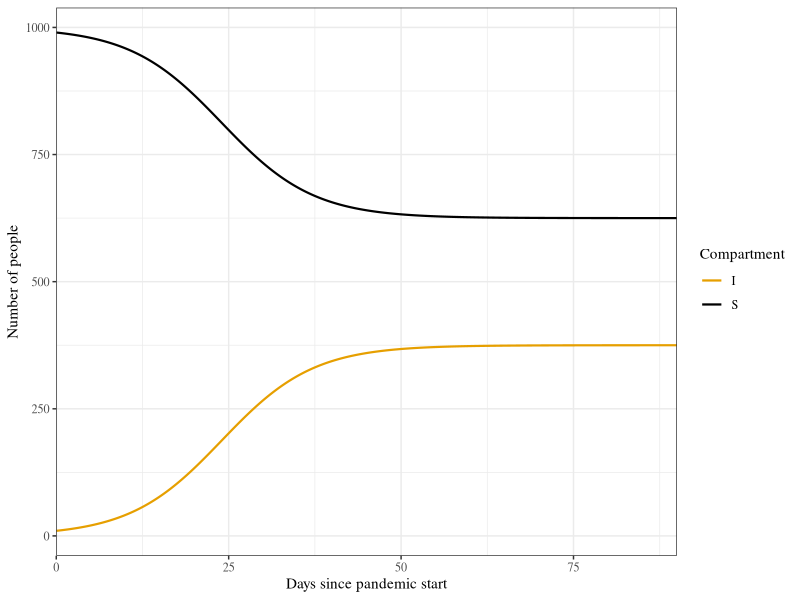
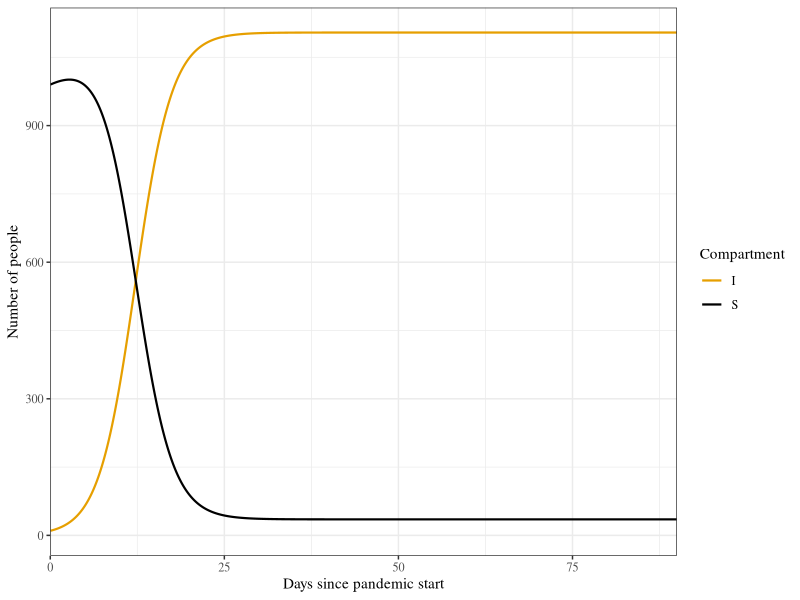
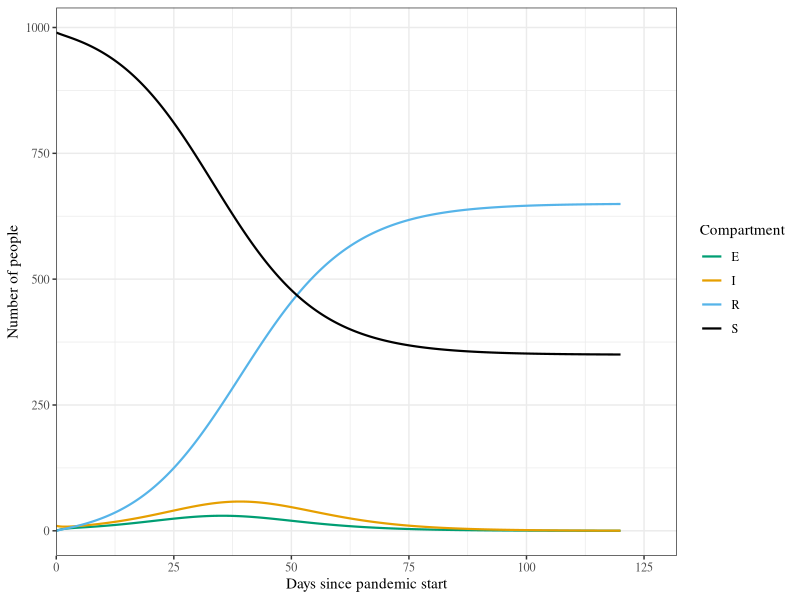
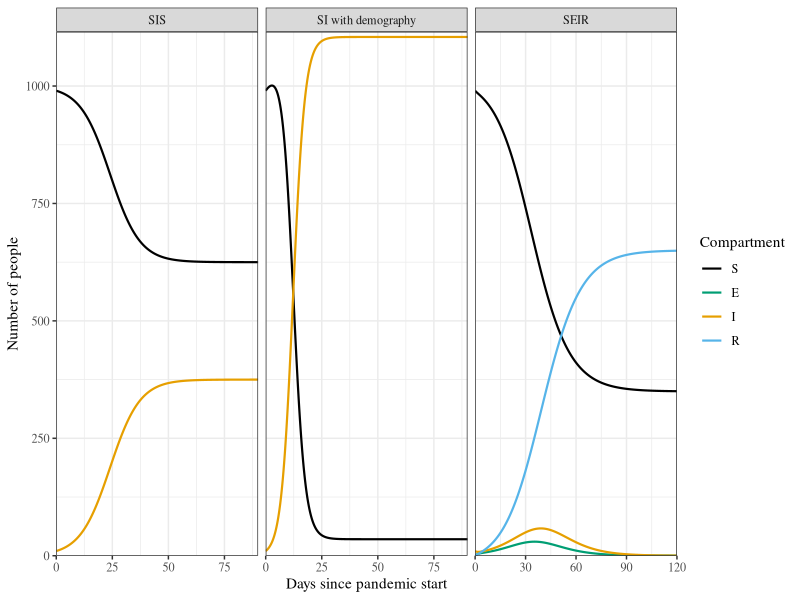
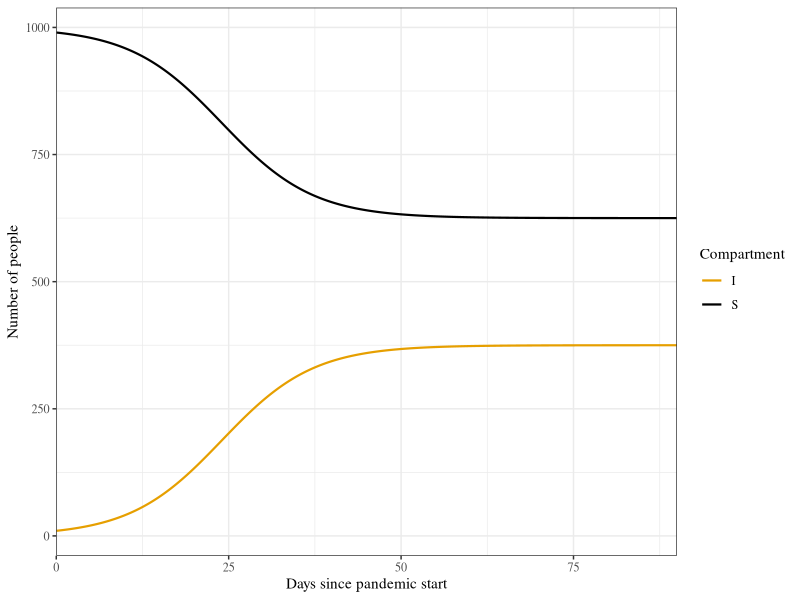
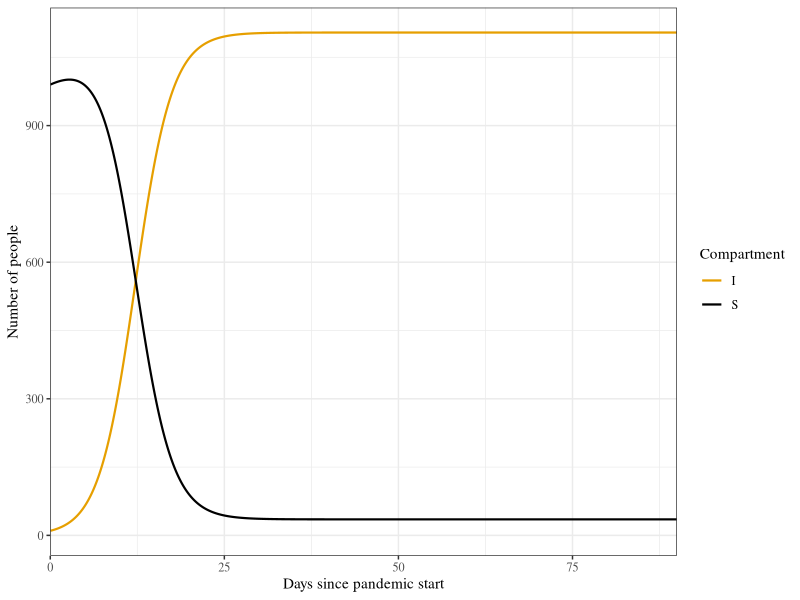
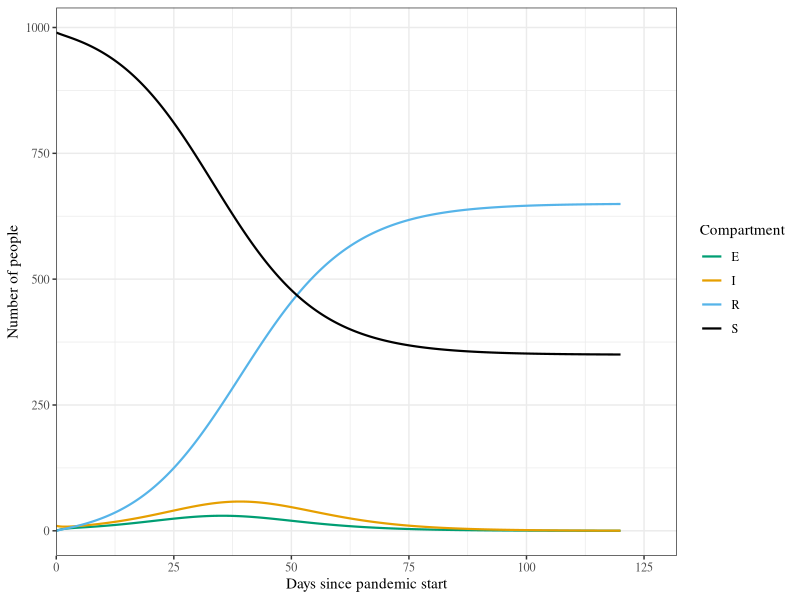
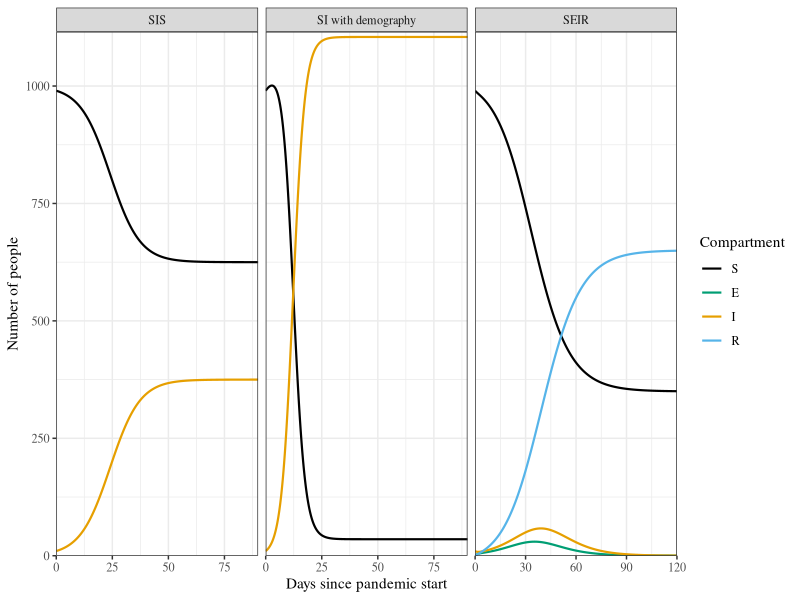

Recreate these plots in R, in order.
library(deSolve)
library(here)
library(tidyverse)

cust_pal <- palette.colors(4)
names(cust_pal) <- c("S", "I", "R", "E")

# Task 1 ----
set.seed(4503)
beta <- 0.4
gamma <- 1 / 4
gamma_SI_demog <- 1 / 90
omega <- 1 / 2
mu <- 0.012 # gamma_SI_demog - gamma_SI_demog^2/beta + 0.2; mu
# Aus birth rate 0.00004, rabbits 0.03
nu <- (beta * (mu - gamma_SI_demog) + gamma_SI_demog^2) / 
  (beta - gamma_SI_demog)
pop_size <- 1000 # population of Whitehorse 25000
init_inf <- 10

parameters_SIS <- c(beta = beta, gamma = gamma)
parameters_SI_demog <- c(beta = beta, gamma = gamma_SI_demog, mu = mu, nu = nu)
parameters_SEIR <- c(beta = beta, gamma = gamma, omega = omega)

state_SIS <- c(S = pop_size - init_inf, I = init_inf)
state_SI_demog <- c(S = pop_size - init_inf, I = init_inf)
state_SEIR <- c(S = pop_size - init_inf, E = 0, I = init_inf, R = 0)

ODE_fun_SIS <- function(t, state, parameters) {
  with(as.list(c(state, parameters)), {
    # rate of change
    dS <- gamma * I - beta * S * I / (S + I)
    dI <- beta * S * I / (S + I) - gamma * I
    # return the rate of change
    list(c(dS, dI))
  }) # end with(as.list ...
}

ODE_fun_SI_demog <- function(t, state, parameters) {
  with(as.list(c(state, parameters)), {
    # rate of change
    dS <- mu * (I + S) - beta * S * I / (S + I) - nu * S
    dI <- beta * S * I / (S + I) - (nu + gamma) * I
    # return the rate of change
    list(c(dS, dI))
  }) # end with(as.list ...
}

ODE_fun_SEIR <- function(t, state, parameters) {
  with(as.list(c(state, parameters)), {
    # rate of change
    dS <- -beta * S * I / (S + E + I + R)
    dE <- beta * S * I / (S + E + I + R) - omega * E
    dI <- omega * E - gamma * I
    dR <- gamma * I
    # return the rate of change
    list(c(dS, dE, dI, dR))
  }) # end with(as.list ...
}

pand_length_SIS <- 90
pand_length_SI_demog <- 90
pand_length_SEIR <- 120
times_SIS <- seq(0, pand_length_SIS, by = 0.1)
times_SI_demog <- seq(0, pand_length_SI_demog, by = 0.1)
times_SEIR <- seq(0, pand_length_SEIR, by = 0.1)

outputs_SIS <- ode(
  y = state_SIS,
  times = times_SIS,
  func = ODE_fun_SIS,
  parms = parameters_SIS
) %>%
  as_tibble() %>%
  mutate(
    S = as.double(S),
    I = as.double(I),
    time = as.double(time)
  )
outputs_SI_demog <- ode(
  y = state_SI_demog,
  times = times_SI_demog,
  func = ODE_fun_SI_demog,
  parms = parameters_SI_demog
) %>%
  as_tibble() %>%
  mutate(
    S = as.double(S),
    I = as.double(I),
    time = as.double(time)
  )
outputs_SEIR <- ode(
  y = state_SEIR,
  times = times_SEIR,
  func = ODE_fun_SEIR,
  parms = parameters_SEIR
) %>%
  as_tibble() %>%
  mutate(
    S = as.double(S),
    E = as.double(E),
    I = as.double(I),
    R = as.double(R),
    time = as.double(time)
  )

long_outputs_SIS <- pivot_longer(
  outputs_SIS,
  c(S, I),
  names_to = "Compartment",
  values_to = "number"
) %>% mutate(model = "SIS")
long_outputs_SI_demog <- pivot_longer(
  outputs_SI_demog,
  c(S, I),
  names_to = "Compartment",
  values_to = "number"
) %>% mutate(model = "SI with demography")
long_outputs_SEIR <- pivot_longer(
  outputs_SEIR,
  c(S, E, I, R),
  names_to = "Compartment",
  values_to = "number"
) %>% mutate(model = "SEIR")

long_output_merged <- bind_rows(
  long_outputs_SIS, long_outputs_SI_demog, long_outputs_SEIR
) %>%
  mutate(
    model = fct_inorder(model),
    Compartment = factor(Compartment, levels = c("S", "E", "I", "R"))
  )

ODE_plot_SIS <- ggplot(
  long_outputs_SIS,
  aes(x = time, y = number, colour = Compartment)
) +
  geom_line(linewidth = 0.75) +
  theme_bw(base_family = "serif") +
  scale_x_continuous(expand = expansion(0)) +
  xlab("Days since pandemic start") +
  ylab("Number of people") +
  scale_color_manual(values = cust_pal)
ODE_plot_SIS

ODE_plot_SI_demog <- ggplot(
  long_outputs_SI_demog,
  aes(x = time, y = number, colour = Compartment)
) +
  geom_line(linewidth = 0.75) +
  theme_bw(base_family = "serif") +
  scale_x_continuous(expand = expansion(0)) +
  xlab("Days since pandemic start") +
  ylab("Number of people") +
  scale_color_manual(values = cust_pal)
ODE_plot_SI_demog

ODE_plot_SEIR <- ggplot(
  long_outputs_SEIR,
  aes(x = time, y = number, colour = Compartment)
) +
  geom_line(linewidth = 0.75) +
  theme_bw(base_family = "serif") +
  scale_x_continuous(expand = expansion(c(0, 0.1))) +
  xlab("Days since pandemic start") +
  ylab("Number of people") +
  scale_color_manual(values = cust_pal)
ODE_plot_SEIR

ODE_plots <- ggplot(
  long_output_merged,
  aes(x = time, y = number, colour = Compartment)
) +
  geom_line(linewidth = 0.75) +
  theme_bw(base_family = "serif") +
  xlab("Days since pandemic start") +
  ylab("Number of people") +
  scale_x_continuous(expand = expansion(0)) +
  scale_y_continuous(expand = expansion(c(0, 0.01)), breaks = c(0, 250, 500, 750, 1000, 1250)) +
  scale_color_manual(values = cust_pal) +
  facet_grid(cols = vars(model), scales = "free_x")
ODE_plots

ggsave(
  plot = ODE_plot_SIS,
  here("../../Apps/Overleaf/M_Scimat_Thesis/images/ODE_SIS.pdf"),
  width = 3,
  height = 3
)
ggsave(
  plot = ODE_plot_SI_demog,
  here("../../Apps/Overleaf/M_Scimat_Thesis/images/ODE_SI_demog.pdf"),
  width = 3,
  height = 3
)
ggsave(
  plot = ODE_plot_SEIR,
  here("../../Apps/Overleaf/M_Scimat_Thesis/images/ODE_SEIR.pdf"),
  width = 3,
  height = 3
)
ggsave(
  plot = ODE_plots,
  here("../../Apps/Overleaf/M_Scimat_Thesis/images/ODE_plots.pdf"),
  width = 5.5,
  height = 3
)
